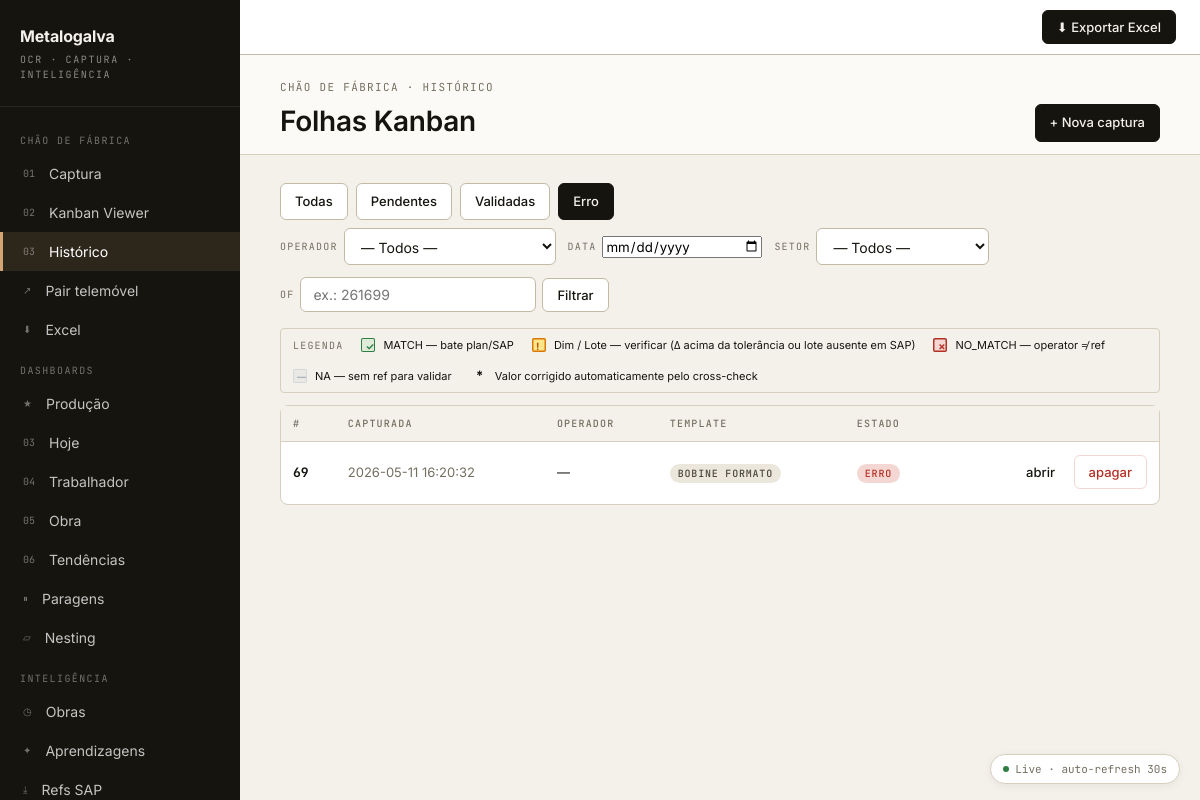
The app's page /queue?status=error, older data.
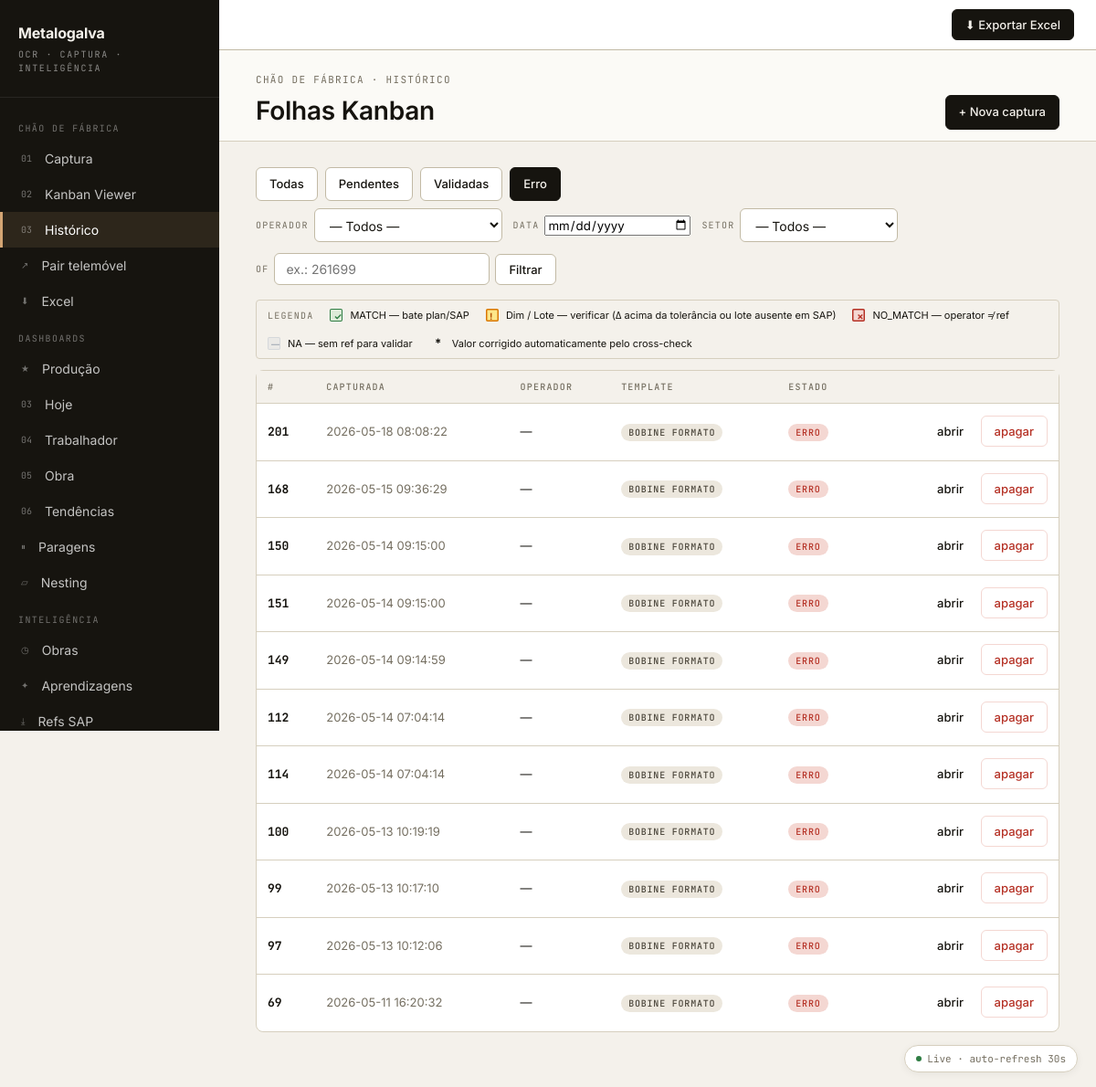
The same page, newer data.
### tables this page shows
CREATE TABLE sheets (
    id INTEGER PRIMARY KEY AUTOINCREMENT,
    image_path TEXT NOT NULL,
    captured_at TIMESTAMP DEFAULT CURRENT_TIMESTAMP,
    status TEXT NOT NULL DEFAULT 'pending',
    operador TEXT,
    sheet_data TEXT,
    raw_extraction TEXT,
    dq_audit TEXT,
    extracted_at TIMESTAMP,
    validated_at TIMESTAMP,
    error_message TEXT
, image_rotation INTEGER NOT NULL DEFAULT 0);

### backend/app/web/main.py (the view)
@app.get("/queue", response_class=HTMLResponse)
def queue_page(
    request: Request,
    status: str | None = None,
    of: str | None = None,
    operador: str | None = None,
    data: str | None = None,
    setor: str | None = None,
) -> Response:
    of_filter = (of or "").strip() or None
    operador_filter = (operador or "").strip() or None
    data_filter = (data or "").strip() or None
    setor_filter = (setor or "").strip() or None
    use_filtered = any([of_filter, operador_filter, data_filter, setor_filter])
    if use_filtered:
        statuses_all = ("pending", "extracted", "validated", "error")
        statuses = (status,) if status and status != "all" else statuses_all
        sheets = db.list_sheets_filtered(
            operador=operador_filter,
            data_iso=data_filter,
            setor=setor_filter,
            of=of_filter,
            statuses=statuses,
        )
        sheets = sorted(sheets, key=lambda s: s.get("captured_at") or "", reverse=True)
    else:
        sheets = db.list_sheets(status=status)
    return templates.TemplateResponse(
        request,
        "queue.html",
        {
            "sheets": sheets,
            "status_filter": status or "all",
            "of_filter": of_filter,
            "operador_filter": operador_filter,
            "data_filter": data_filter,
            "setor_filter": setor_filter,
            "operadores": db.list_distinct_operadores(),
            "setores": db.list_distinct_setores(),
        },
    )

### backend/app/web/templates/queue.html (shortened to what the changed rows need)
{% extends "base.html" %}
{% set live = true %}
{% block content %}
<div class="page-h">
  <div>
    <h1 class="page-title">Folhas Kanban</h1>
  </div>
</div>
<div id="dash-data" class="page-content"
     hx-get="{{ request.url }}"
     hx-trigger="every 30s"
     hx-select="#dash-data"
     hx-swap="outerHTML">
  <div style="display:flex; gap:8px; margin-bottom:8px; flex-wrap:wrap; align-items:center;">
    {% for opt, label in [('all','Todas'), ('extracted','Pendentes'), ('validated','Validadas'), ('error','Erro')] %}
      <a href="/queue?{% if opt != 'all' %}status={{ opt }}{% endif %}{{ _qs }}"
         class="btn {% if status_filter == opt %}primary{% endif %}">{{ label }}</a>
    {% endfor %}
  </div>
  <div class="card">
    <div class="scroll-x">
      <table class="tbl">
        <thead>
          <tr>
            <th>#</th>
            <th>Capturada</th>
            <th>Operador</th>
            <th>Template</th>
            <th>Estado</th>
            <th></th>
          </tr>
        </thead>
        <tbody>
          {% for s in sheets %}
          <tr>
            <td class="mono"><b>{{ s.id }}</b></td>
            <td class="muted tiny">{{ s.captured_at }}</td>
            <td>{{ s.operador or s.sheet_operador or '—' }}</td>
            <td>
              {% set tn = s.template_name or 'bobine_formato' %}
              <span class="pill neutral mono" style="font-size:10px;"
                    title="Setor/Máquina: {{ s.setor_maquina or '' }}">
                {{ tn.replace('_', ' ').replace('quinadora pav4 paragens', 'pav.4 paragens') }}
              </span>
            </td>
            <td>
              {% if s.status == 'validated' %}
                <span class="pill ok">validada</span>
              {% elif s.status == 'extracted' %}
                <span class="pill warn">pendente</span>
              {% elif s.status == 'error' %}
                <span class="pill crit">erro</span>
              {% else %}
                <span class="pill neutral">{{ s.status }}</span>
              {% endif %}
            </td>
            <td style="text-align:right; white-space:nowrap;">
              <a href="/sheet/{{ s.id }}?back={{ _back_url|urlencode }}" class="btn ghost">abrir</a>
              <button class="btn ghost" style="color:var(--crit); border-color:var(--crit-soft);"
                      onclick="if (confirm('Apagar folha #{{ s.id }}? Acção irreversível.')) {
                                fetch('/sheet/{{ s.id }}/delete', {method: 'POST'})
                                  .then(r => r.ok ? window.location.reload() : alert('Erro: ' + r.status));
                              }">apagar</button>
            </td>
          </tr>
          {% else %}
          <tr><td colspan="6" style="padding:32px; text-align:center;" class="muted">
            Sem folhas. <a href="/capture" style="color:var(--accent-ink);">Captura a primeira</a>.
          </td></tr>
          {% endfor %}
        </tbody>
      </table>
    </div>
  </div>
</div>
{% endblock %}

Row changes from the older to the newer data that the page shows:
added sheets: id "201", captured_at "2026-05-18 08:08:22", operador "—", replace "BOBINE FORMATO", status "ERRO"
added sheets: id "168", captured_at "2026-05-15 09:36:29", operador "—", replace "BOBINE FORMATO", status "ERRO"
added sheets: id "150", captured_at "2026-05-14 09:15:00", operador "—", replace "BOBINE FORMATO", status "ERRO"
added sheets: id "151", captured_at "2026-05-14 09:15:00", operador "—", replace "BOBINE FORMATO", status "ERRO"
added sheets: id "149", captured_at "2026-05-14 09:14:59", operador "—", replace "BOBINE FORMATO", status "ERRO"
added sheets: id "112", captured_at "2026-05-14 07:04:14", operador "—", replace "BOBINE FORMATO", status "ERRO"
added sheets: id "114", captured_at "2026-05-14 07:04:14", operador "—", replace "BOBINE FORMATO", status "ERRO"
added sheets: id "100", captured_at "2026-05-13 10:19:19", operador "—", replace "BOBINE FORMATO", status "ERRO"
added sheets: id "99", captured_at "2026-05-13 10:17:10", operador "—", replace "BOBINE FORMATO", status "ERRO"
added sheets: id "97", captured_at "2026-05-13 10:12:06", operador "—", replace "BOBINE FORMATO", status "ERRO"
